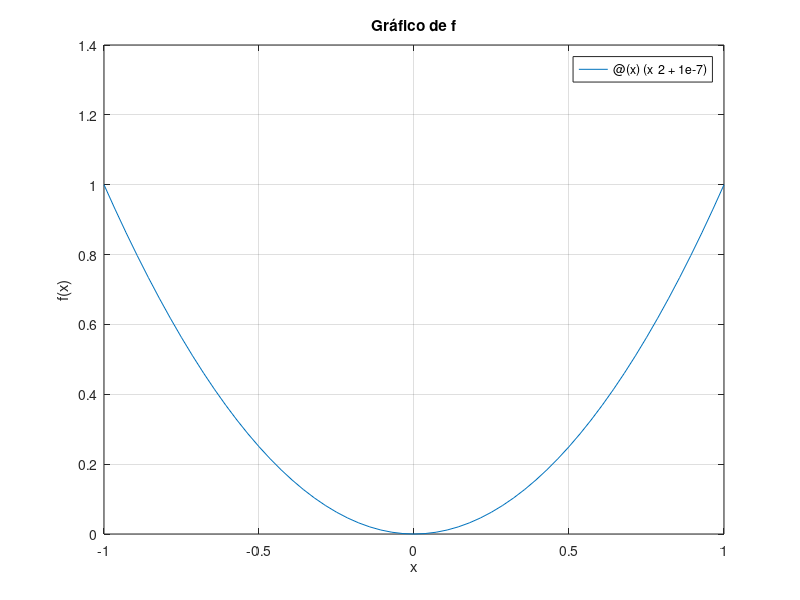

The MATLAB source for this figure: (Note: this script raises an error after producing the figure.)
%Questão 04:
f = @(x)(x^2+1e-7); 
a = -1; 
b = 0;
epsilon = 10^-4;
MaxIteracoes = 1000;

fplot(f,[-1,1]); 
xlabel x;
ylabel f(x);
grid; 
title('Gráfico de f');

[r1, n1] = Bisseccao(f, a, b, epsilon, MaxIteracoes);
[r2, n2] = NewtonRaphson(f, 0, 0, (a+b)/2, epsilon, MaxIteracoes);
[r3, n3] = Secante(f, a, b, epsilon, MaxIteracoes);
[X,FVAL,EXITFLAG,OUTPUT]=fzero(f,0.5); 

f1 = f(r1);
f2 = f(r2);
f3 = f(r3);

r = @(x)(1e-7-x)

figure;
fplot(f,[-1,0]); 
xlabel x;
ylabel f(x);
grid; 
title('Secante aos pontos (a, f(a)), (b, f(b))');
hold on;
fplot (r, [-1,0]);

